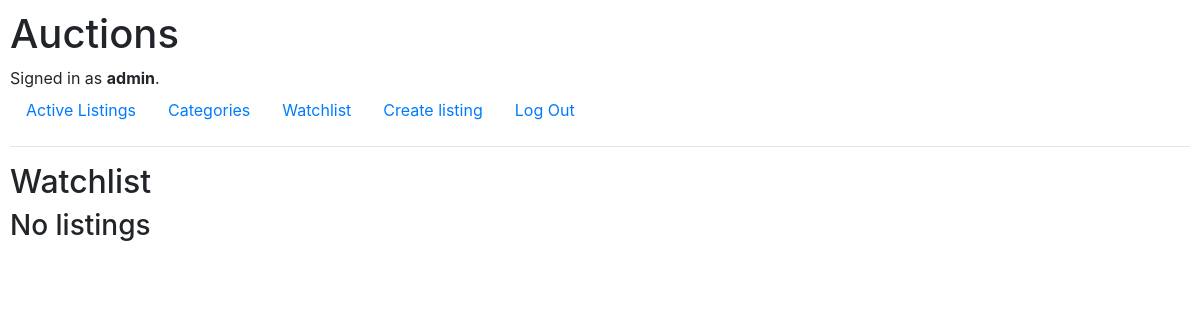
The page /watchlist (signed in) on the database as committed earlier.
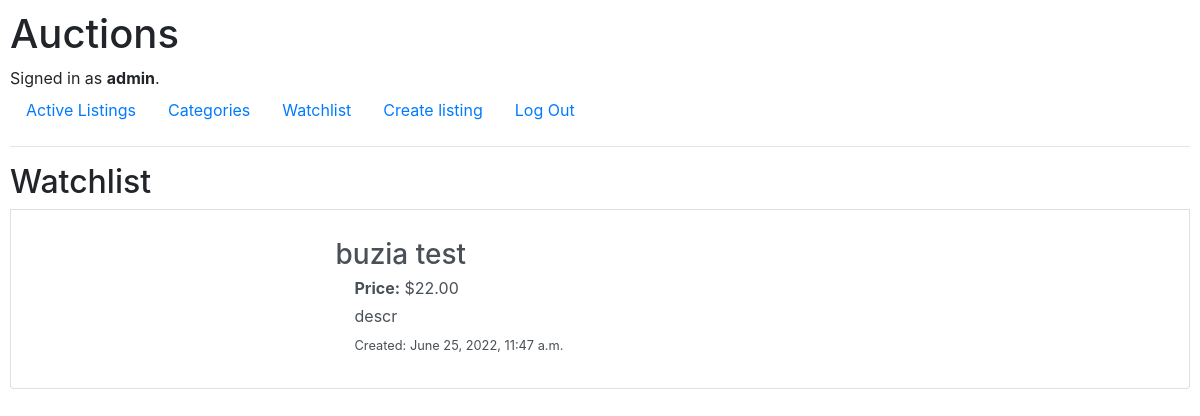
The same page on the database as committed later.
### auctions/models.py (models this page shows, shortened)
class Watchlist(models.Model):
    id = models.UUIDField(primary_key=True, default=uuid.uuid4, editable=False)
    user = models.ForeignKey('User', on_delete=models.CASCADE, related_name='user_watchlist')
    listing = models.ForeignKey('Listing', on_delete=models.CASCADE)
    data = models.CharField(max_length=20)
    class Meta:
        unique_together = ('user', 'listing')

class Listing(models.Model):
    id = models.UUIDField(primary_key=True, default=uuid.uuid4, editable=False)
    title = models.CharField(max_length=25)
    image_url = models.URLField(blank=True, max_length=256)
    description = models.TextField()
    user = models.ForeignKey('User', on_delete=models.CASCADE, related_name='userListings')
    current_bid = models.DecimalField(max_digits=8, decimal_places=2)
    category = models.ForeignKey('Category', on_delete=models.SET('Other'), related_name='categoryListings')
    winner = models.ForeignKey('User', on_delete=models.SET(None), null=True, blank=True)
    datetime = models.DateTimeField(auto_now_add=True)
    isActive = models.BooleanField(default=True)

### auctions/views.py (the view, shortened to what this page needs)
# urls.py: path("watchlist", views.watchlist, name="watchlist"),
@login_required
@require_http_methods(["POST", "GET"])
def watchlist(request):
    if request.method == "GET":
        watchlist = Watchlist.objects.all().filter(user = request.user.id)
        return render(request, "auctions/watchlist.html", {
        'watchlist' : watchlist,
    })

### auctions/templates/auctions/watchlist.html (shortened to what this page needs)
{% extends "auctions/layout.html" %}
{% block body %}
<h2>Watchlist</h2>
{%if watchlist %}
            {%for item in watchlist%}
                <a href={{item.listing.id}} class="list-group-item list-group-item-action">
                    <div class="d-flex flex-row align-items-center  m-2">
                        <div class="p-2 w-25">
                        </div>
                        <div class="p-2 ml-2">
                            <h3 class="mb-1">{{item.listing.title}}</h3>
                            <div class="row align-items-start m-1">
                                <div class="col">
                                    <span class="font-weight-bold">Price:</span> ${{item.listing.current_bid}}
                                </div>
                            </div>
                            <div class="row align-items-start m-1">
                                <div class="col">
                                   {{item.listing.description}}
                                </div>
                            </div>
                            <div class="row align-items-start m-1">
                                <div class="col font-weight-lighter">
                                    <small>Created: {{item.listing.datetime}}</small>
                                </div>
                            </div>
                        </div>
                    </div>
                </a>
            {% endfor %}
{%else%}
    <h3>No listings</h3>
{%endif%}
{% endblock %}

Rows that differ between the two databases and show on the page:
added Watchlist: listing "buzia test", listing.current_bid "22.00", listing.description "descr", listing.datetime "June 25, 2022, 11:47 a.m."
Other text that changed with them:
text no longer shown: "No listings"
